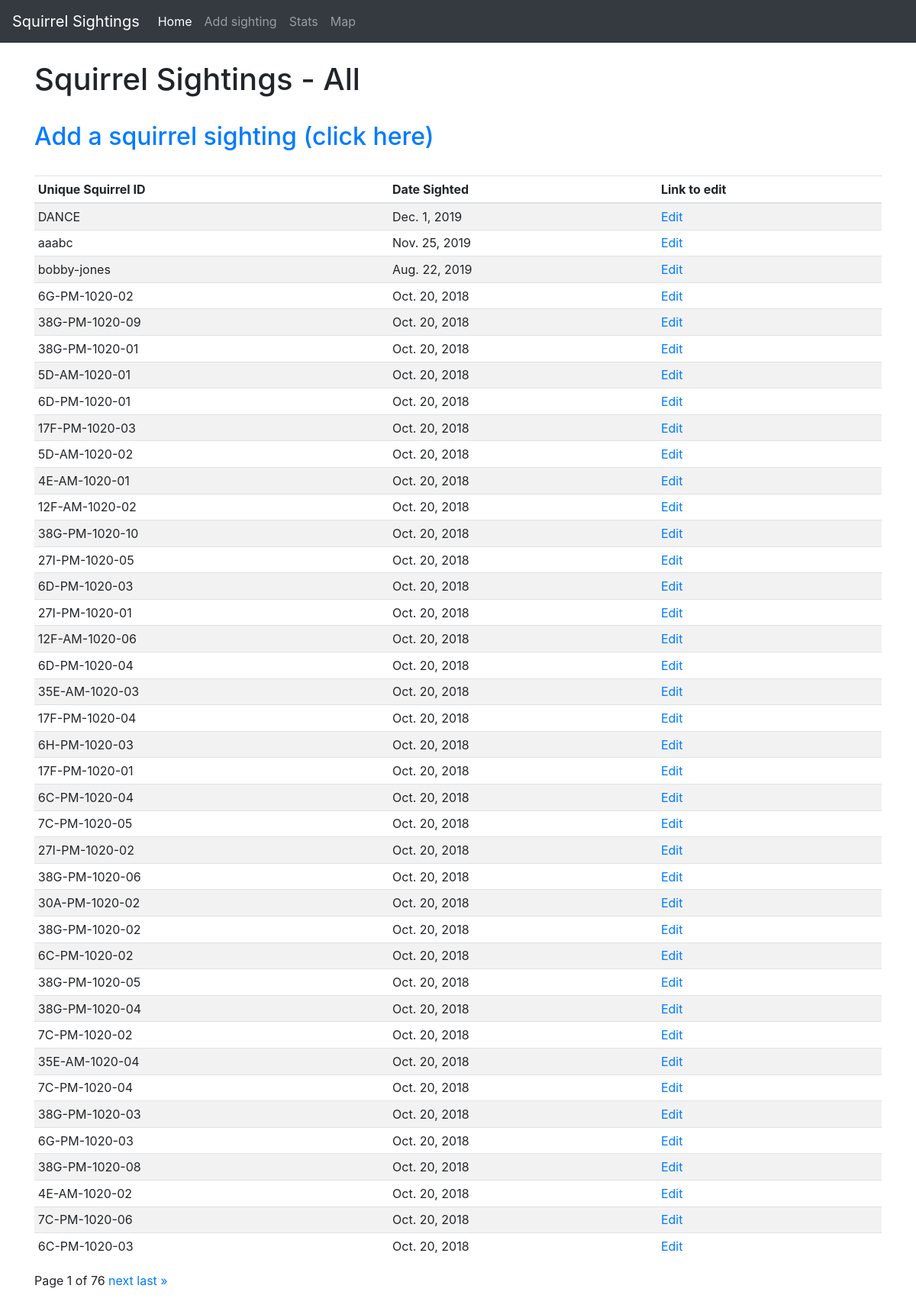
Page /sightings on the earlier database version.
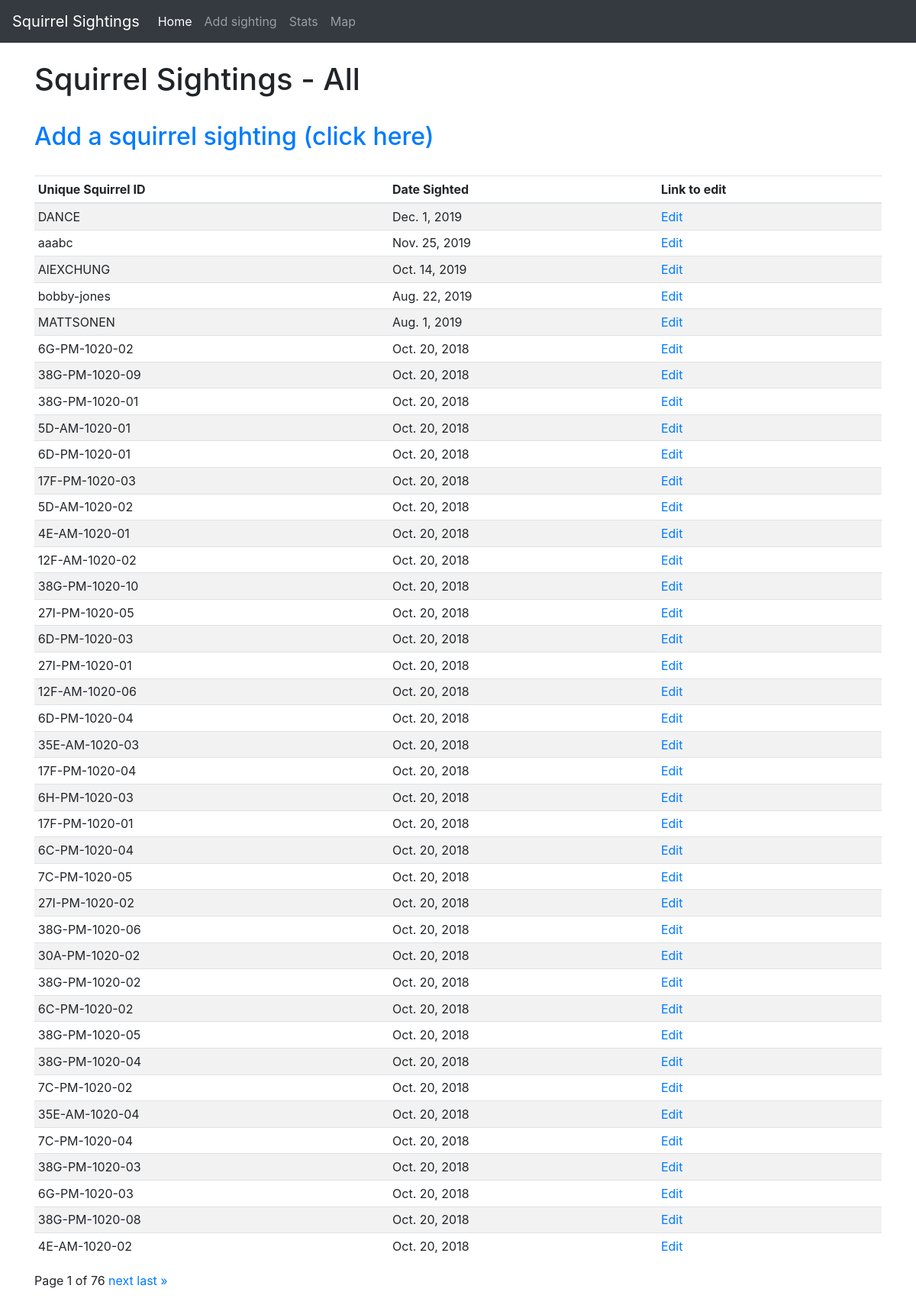
Same page on the later database version.
### tracker/models.py (models this page shows, shortened)
class Sighting(models.Model):
    latitude = models.DecimalField(max_digits=35, decimal_places=25)
    longitude = models.DecimalField(max_digits=35, decimal_places=25)
    unique_squirrel_id = models.SlugField(
        max_length=50,
        blank=True,
        default='',
     )
    AM = 'AM'
    PM = 'PM'
    SHIFT_CHOICES = (
        (AM, 'AM'),
        (PM, 'PM'),
     )
    shift = models.CharField(
            help_text=_('Time of sighting'),
            max_length=2,
            choices=SHIFT_CHOICES,
            blank=True,
            default='',
            )
    date = models.DateField('date sighted')
    ADULT = 'Adult'
    JUVENILE = 'Juvenile'
    AGE_CHOICES = (
        (ADULT, 'Adult'),
        (JUVENILE, 'Juvenile'),
     )
    age = models.CharField(
            help_text=_('Age of squirrel'),
            max_length=10,
            choices=AGE_CHOICES,
            blank=True,
            default='',
            )
    GRAY = 'Gray'
    CINNAMON = 'Cinnamon'
    BLACK = 'Black'
    PRIMARY_FUR_COLOR_CHOICES = (
        (GRAY, 'Gray'),
        (CINNAMON, 'Cinnamon'),
        (BLACK, 'Black'),
     )
    primary_fur_color = models.CharField(
        help_text=_('Fur color of squirrel'),
        max_length=20,
        choices=PRIMARY_FUR_COLOR_CHOICES,
        blank=True,
        default = '',
     )
    GROUND_PLANE = 'Ground Plane'
    ABOVE_GROUND = 'Above Ground'
    LOCATION_CHOICES = (
        (GROUND_PLANE, 'Ground Plane'),
        (ABOVE_GROUND, 'Above Ground'),
     )
    location = models.CharField(
        help_text=_('Location of where the squirrel was when first sighted'),
        max_length=20,
        choices=LOCATION_CHOICES,
        blank=True,
        default = '',
     )
    specific_location = models.CharField(
        max_length=255,
        blank=True,
        default = '',
     )
    running = models.BooleanField(null=True)
    chasing = models.BooleanField(null=True)
    climbing = models.BooleanField(null=True)
    eating = models.BooleanField(null=True)
    foraging = models.BooleanField(null=True)
    other_activities = models.TextField(
        blank=True,
        default='',
     )
    kuks = models.BooleanField(null=True)
    quaas = models.BooleanField(null=True)
    moans = models.BooleanField(null=True)
    tail_flags = models.BooleanField(null=True)
    tail_twitches = models.BooleanField(null=True)
    approaches = models.BooleanField(null=True)
    indifferent = models.BooleanField(null=True)
    runs_from = models.BooleanField(null=True)
    class Meta:
        get_latest_by = ['date']

### tracker/views.py (the view)
# urls.py: path('sightings', views.SightingIndexView.as_view(), name='index'),
class SightingIndexView(generic.ListView):
    model = Sighting
    paginate_by = 40
    context_object_name = 'sightings'  # Default: object_list
    template_name = "tracker/index.html" # Default: <app_label>/<model_name>_list.html
    def get_queryset(self):
        queryset = super().get_queryset()
        return queryset.order_by('-date')

### tracker/templates/tracker/index.html (shortened to what this page needs)
<!doctype html>
<html lang="en">
  <head>
    <link rel="stylesheet" href="https://stackpath.bootstrapcdn.com/bootstrap/4.4.1/css/bootstrap.min.css">
  </head>
  <body>
    <nav class="navbar navbar-expand-md navbar-dark bg-dark default">
  <a class="navbar-brand">Squirrel Sightings</a>
  <div class="collapse navbar-collapse" id="navbarsExampleDefault">
    <ul class="navbar-nav mr-auto">
      <li class="nav-item">
        <a class="nav-link active" href="{% url 'tracker:index' %}">Home</a>
      </li>
	  <li class="nav-item">
        <a class="nav-link" href="{% url 'tracker:add' %}">Add sighting <span class="sr-only">(current)</span></a>
      </li>
      <li class="nav-item">
        <a class="nav-link" href="{% url 'tracker:stats' %}">Stats</a>
      </li>
      <li class="nav-item">
        <a class="nav-link" href="{% url 'tracker:map' %}">Map</a>
      </li>
    </ul>
  </div>
</nav>
  <main role="main" class="container">
	<div class="starter-template">
	<br>
	<h1>Squirrel Sightings - All</h1>
	<br>
 	 <h2><a href="{% url 'tracker:add' %}">Add a squirrel sighting (click here)</a></h2>
	<br>
  <table class="table table-sm table-striped">
  <thead>
    <tr>
      <th scope="col">Unique Squirrel ID</th>
      <th scope="col">Date Sighted</th>
      <th scope="col">Link to edit</th>
    </tr>
  </thead>
  <tbody>
	{% for sighting in sightings %}
	<tr>
      <td>{{sighting.unique_squirrel_id}}</td>
      <td>{{sighting.date}}</td>
      <td><a href="{% url 'tracker:update' sighting.unique_squirrel_id %}">Edit</a></td>
    </tr>
	{% endfor %}
  </tbody>
</table>
		<div class="pagination">
			<span class="step-links">
				<span class="current">
					Page {{ page_obj.number }} of {{ page_obj.paginator.num_pages }}
				</span>
				{% if page_obj.has_next %}
					<a href="?page={{ page_obj.next_page_number }}">next</a>
					<a href="?page={{ page_obj.paginator.num_pages }}">last &raquo;</a>
				{% endif %}
			</span>
		</div>
	<br>
	</div>
	</main>
  </body>
</html>

Differences in the rows shown:
no longer on this page (row unchanged): Sighting: unique_squirrel_id "7C-PM-1020-06", date "Oct. 20, 2018"
no longer on this page (row unchanged): Sighting: unique_squirrel_id "6C-PM-1020-03", date "Oct. 20, 2018"
added Sighting: unique_squirrel_id "AlEXCHUNG", date "Oct. 14, 2019"
added Sighting: unique_squirrel_id "MATTSONEN", date "Aug. 1, 2019"
